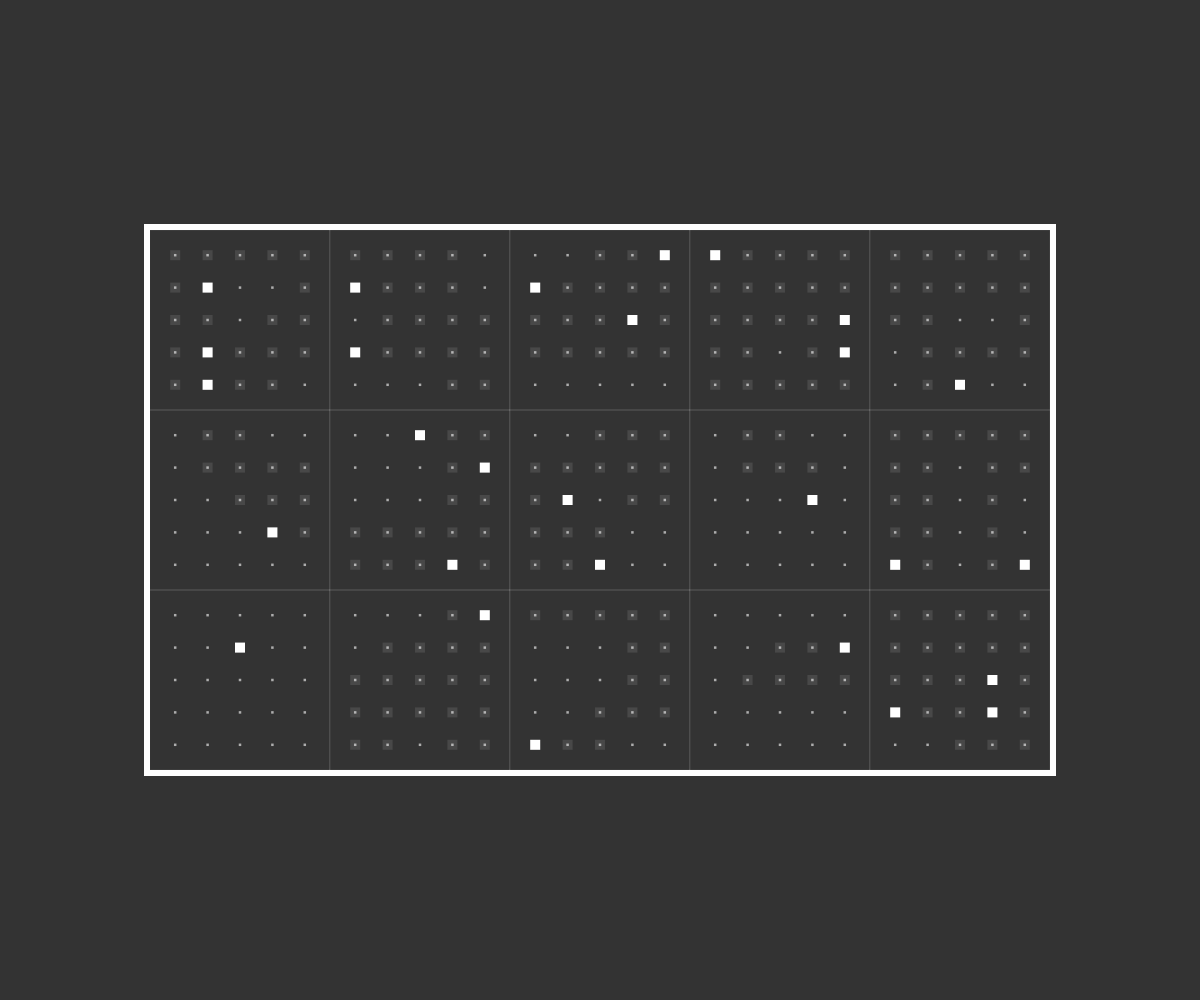
Frame 1 (no input)
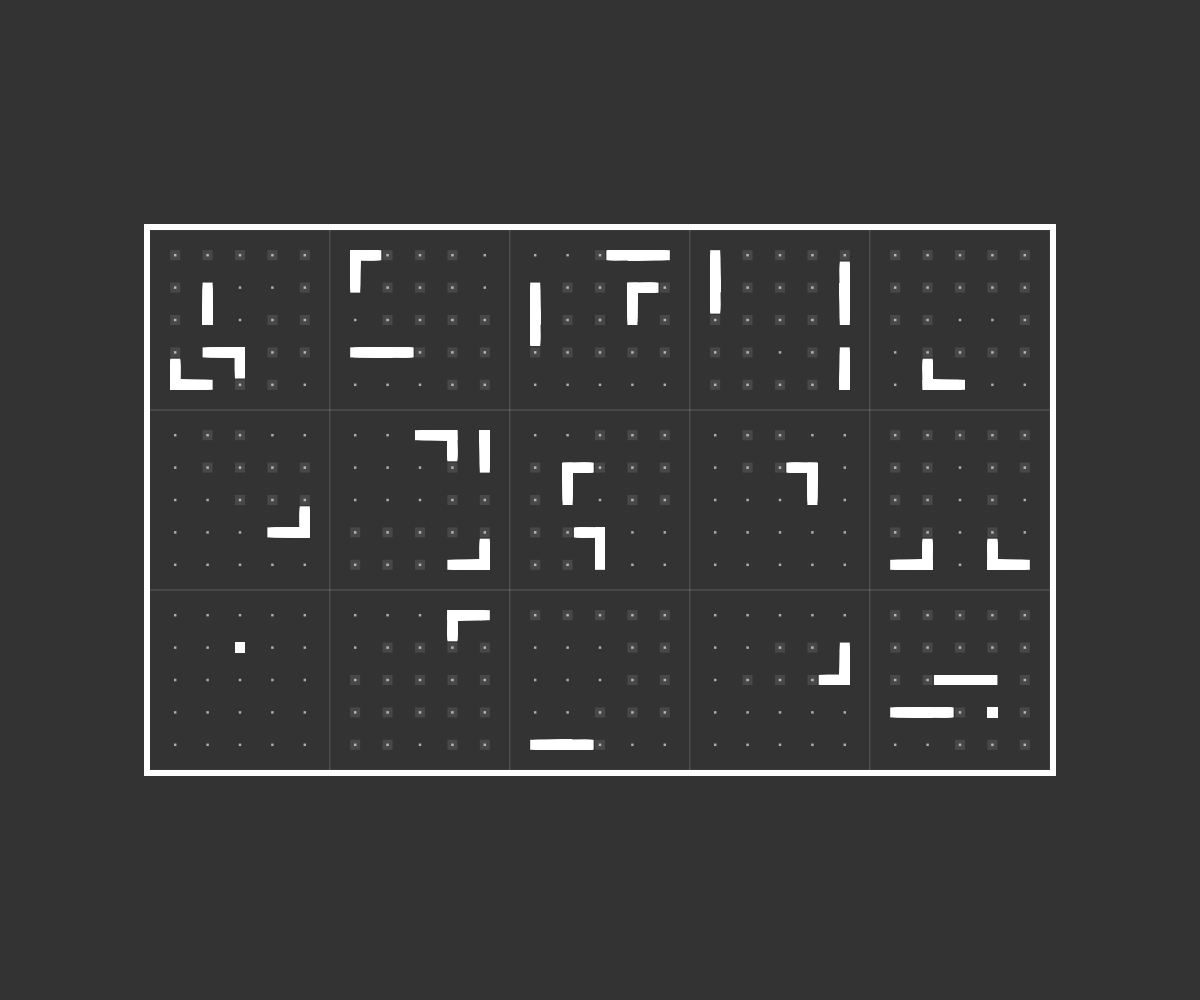
Frame 60 (no input)
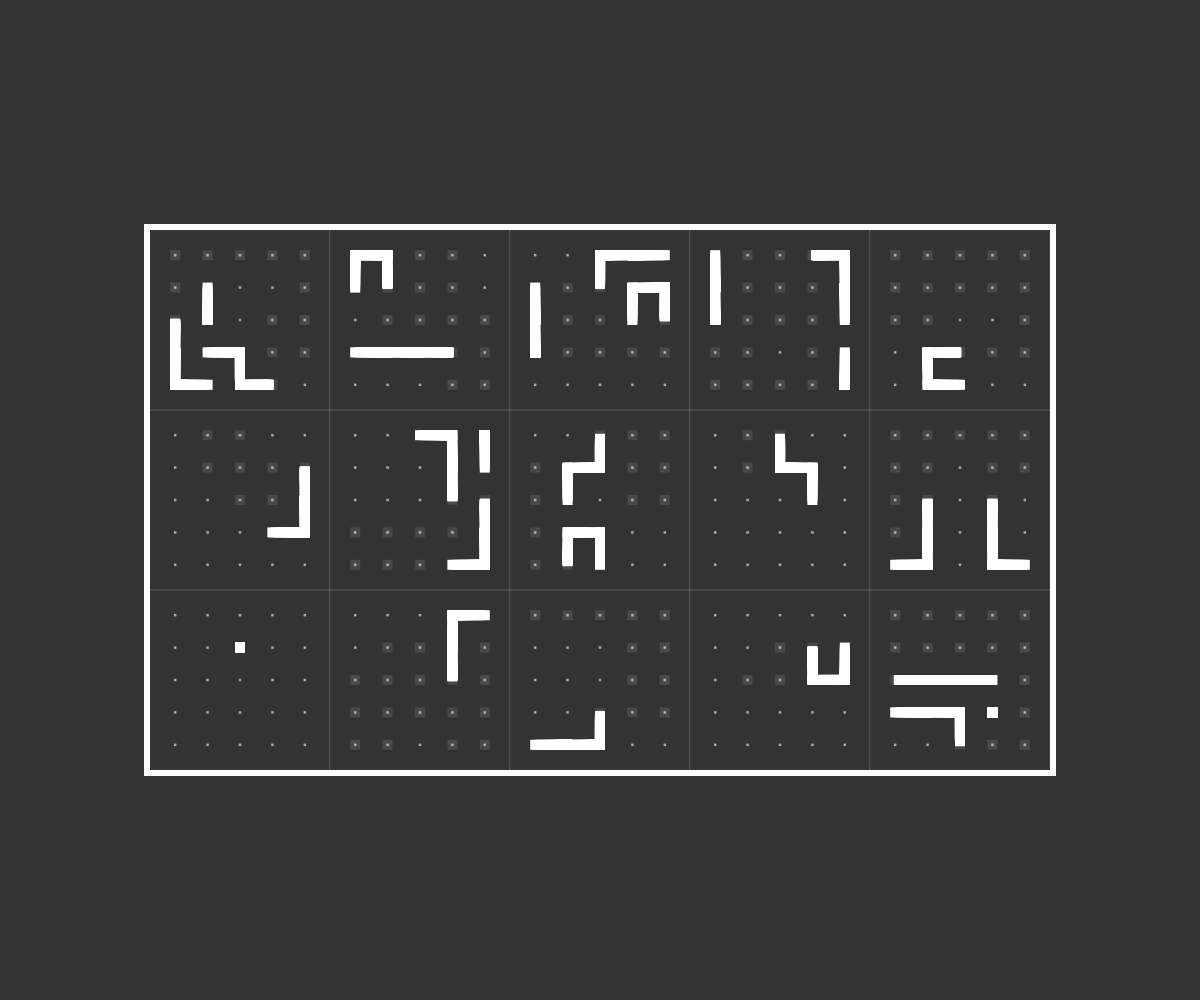
Frame 120 (the mouse pressed at the canvas centre since frame 60)

The p5.js sketch that drew these frames (run headless with seeded random() and noise() and a simulated clock; from frame 60 on, the mouse is pressed at the canvas centre):

// p5.js sketch
// ── sketch.js
// Globals
const frameWidth = 12;

const colorFrame = "#fff";
const colorBackground = "#333";
const colorDot = "rgba(255,255,255,.6)";
const colorGridLine = "rgba(255,255,255,.1)";
const colorOccupiedSpot = "rgba(255,255,255,.1)";
const colorBrush = "#fff";

const horizontalCellCount = 5;
const stageWidthPercent = 75;
const dotSize = 2.5;
const brushSize = dotSize * 4;
const horizontalCellDotCount = 5;
const dotGridWidthPercent = 90;
const maxPossibleSegmentsPerCharacter = 3;
const changeDirectionProbability = 0.1;
const maxPossibleInkUnitsPerSegment = (horizontalCellDotCount * horizontalCellDotCount) * 2;

let cellSize, verticalCellCount, stageHorizontalMargin, globalPaddingY, dotGridSize, dotGridMargin, charactersSegments;

// tracks the dots positions after creating the dot grid
// so we can use it to create the characters
let dotGridPositions = [];

// Keeps track of the drawing animated brushes positions
const defaultSegmentBrush = {
  pixelCoordinateX: 0,
  pixelCoordinateY: 0,
  color: colorBrush,
  segmentIndex: 0,
  segmentLength: 0,
  vertexIndex: 0,
};
let segmentBrushes = [];

function setup() {
  createCanvas(windowWidth, windowHeight);
  angleMode(DEGREES);
  background(colorBackground);

  // Get starting dynamic values
  cellSize = Math.floor((windowWidth * (stageWidthPercent / 100)) / horizontalCellCount);

  verticalCellCount = Math.floor(windowHeight / cellSize) - 2;
  stageHorizontalMargin = (windowWidth - (cellSize * horizontalCellCount)) / 2;
  stageVerticalMargin = (windowHeight - (cellSize * verticalCellCount)) / 2;

  dotGridSize = (cellSize * (dotGridWidthPercent / 100));
  dotGridSeparation = dotGridSize / (horizontalCellDotCount);
  dotGridMargin = (((cellSize - dotGridSize) / 2) + dotGridSeparation) - dotSize / 2;

  // prefill charactersSegments spaces
  charactersSegments = Array.from(Array(horizontalCellCount), _ => Array(verticalCellCount).fill([]));
  segmentBrushes = Array.from(Array(horizontalCellCount), _ => Array(verticalCellCount).fill([]));

  // Prep stage
  // Main centering translate
  translate(stageHorizontalMargin, stageVerticalMargin);
  // Outside thick frame
  drawOutsideFrame();
  // Draw "dotted" background
  iterateOverMainGrid(drawBackgroundCell);

  // Create the characters
  iterateOverMainGrid(createCharacter);

  // Draw the characters
  iterateOverMainGrid(drawOccupiedCharacterSpots);


}

// Draw thick frame outside of grid
function drawOutsideFrame() {
  push();
  noStroke();
  fill(colorFrame);
  rect(0 - frameWidth / 2, 0 - frameWidth / 2, cellSize * horizontalCellCount + frameWidth, cellSize * verticalCellCount + frameWidth);
  fill(colorBackground);
  rect(0, 0, cellSize * horizontalCellCount, cellSize * verticalCellCount);
  pop();
}

// Generic function to draw a grid of cells w/ a custom drawing fn
function iterateOverMainGrid(cellMethod) {
  for (let i = 0; i < horizontalCellCount; i++) {
    for (let j = 0; j < verticalCellCount; j++) {
      push();
      translate(i * cellSize, j * cellSize);
      cellMethod(i, j);
      pop();
    }
  }
}

// Background "dot-grid" cell
function drawBackgroundCell() {
  // sqaure dot grid
  push();
  noStroke();
  fill(colorDot);
  translate(dotGridMargin, dotGridMargin);
  for (let i = 0; i < horizontalCellDotCount; i++) {
    dotGridPositions[i] = [];
    for (let j = 0; j < horizontalCellDotCount; j++) {
      const x = (i * dotGridSeparation) - dotGridSeparation / 2;
      const y = (j * dotGridSeparation) - dotGridSeparation / 2;
      square(
        x,
        y,
        dotSize
      );
      dotGridPositions[i][j] = { x, y };
    }
  }
  pop();

  // line perimeter per cell
  push();
  noFill();
  strokeWeight(1);
  stroke(colorGridLine);
  square(0, 0, cellSize);
  pop();
}

// Creates the random character segments
function createCharacter(characterX, characterY) {
  const randomSegmentsCount = random(maxPossibleSegmentsPerCharacter);
  const currentCharacterOccupiedSpots = Array.from(Array(horizontalCellDotCount), _ => Array(horizontalCellDotCount).fill(false));

  // Get random starting points for the segments, (`while`) makes sure we get ALL the starting points
  const randomSegmentsStartingPoints = [];
  while (randomSegmentsStartingPoints.length < randomSegmentsCount) {
    const position = {
      x: Math.floor(random(horizontalCellDotCount)),
      y: Math.floor(random(horizontalCellDotCount))
    };
    if (!randomSegmentsStartingPoints.some(p => p.x === position.x && p.y === position.y)) {
      randomSegmentsStartingPoints.push(position);
      currentCharacterOccupiedSpots[position.x][position.y] = true; // occupy startig point
    }
  }

  let currentCharacterSegments = [];
  let currentCharacterBrushes = [];
  for (let startingPoint of randomSegmentsStartingPoints) {
    // start segment
    let currentSegment = [startingPoint];
    // Get random direction [up,right,down,left]
    let randomDirection = Math.floor(random(4));
    // Get random line length
    let remainingInkUnits = Math.floor(random((maxPossibleInkUnitsPerSegment)));
    let lastBrushPosition = { ...startingPoint };

    // Draw the line segments until we run out of ink
    while (remainingInkUnits) {
      // Cointoss to change direction
      if (Math.random() > changeDirectionProbability) {
        randomDirection = Math.floor(random(4));
      }

      // Get candidate brush position based on direction and wrap around
      let candidateBrushPosition = { ...lastBrushPosition };
      // up
      if (randomDirection === 0) {
        candidateBrushPosition.y--;
        if (candidateBrushPosition.y < 0) {
          candidateBrushPosition.y = horizontalCellDotCount - 1;
          continue;
        }
      }

      // right
      if (randomDirection === 1) {
        candidateBrushPosition.x++;
        if (candidateBrushPosition.x >= horizontalCellDotCount) {
          candidateBrushPosition.x = 0;
          continue;
        }
      }

      // down
      if (randomDirection === 2) {
        candidateBrushPosition.y++;
        if (candidateBrushPosition.y >= horizontalCellDotCount) {
          candidateBrushPosition.y = 0;
          continue;
        }
      }

      // left
      if (randomDirection === 3) {
        candidateBrushPosition.x--;
        if (candidateBrushPosition.x < 0) {
          candidateBrushPosition.x = horizontalCellDotCount - 1;
          continue;
        }
      }

      // spot taken try again
      if (currentCharacterOccupiedSpots[candidateBrushPosition.x][candidateBrushPosition.y]) {

        // only if is the last ink unit, connect it to the blocking path
        if (remainingInkUnits === 1 && candidateBrushPosition.x === startingPoint.x && candidateBrushPosition.y === startingPoint.y) {
          currentSegment.push(candidateBrushPosition);
        }

        // reduce ink units so we don't get stuck in an infinite loop when trapped by other segments 🌀
        remainingInkUnits--;
        continue;
      }

      // spot free, draw
      currentSegment.push(candidateBrushPosition);
      currentCharacterOccupiedSpots[candidateBrushPosition.x][candidateBrushPosition.y] = true;
      lastBrushPosition = { ...candidateBrushPosition };
      remainingInkUnits--;
    }
    currentCharacterSegments.push(currentSegment);
    currentCharacterBrushes.push({
      ...defaultSegmentBrush,
      segmentIndex: currentCharacterSegments.length - 1,
      segmentLength: currentSegment.length,
      vertexIndex: 0,
      pixelCoordinateX: dotGridPositions[startingPoint.x][startingPoint.y].x,
      pixelCoordinateY: dotGridPositions[startingPoint.x][startingPoint.y].y,
    });
  }

  // save character segments to global grid
  charactersSegments[characterX][characterY] = [...currentCharacterSegments];
  segmentBrushes[characterX][characterY] = [...currentCharacterBrushes];
}

// Draw the occupied spots of a character as faint squares
function drawOccupiedCharacterSpots(x, y) {
  push();
  noStroke();
  fill(colorOccupiedSpot);
  const characterSegments = charactersSegments[x][y];
  const padding = dotGridMargin - (brushSize / 2) + (dotSize / 2);

  translate(padding, padding);
  for (let segment of characterSegments) {
    for (let position of segment) {
      const x = (position.x * dotGridSeparation) - dotGridSeparation / 2;
      const y = (position.y * dotGridSeparation) - dotGridSeparation / 2;
      square(
        x,
        y,
        brushSize
      );
    }
  }
  pop();
}

function draw() {
  // Main centering translate
  translate(stageHorizontalMargin, stageVerticalMargin);
  iterateOverMainGrid(drawAnimatedBrushes);

}

const drawAnimatedBrushes = (x, y) => {
  const characterSegments = charactersSegments[x][y];
  const characterBrushes = segmentBrushes[x][y];
  const padding = dotGridMargin - (brushSize / 2) + (dotSize / 2);

  push();
  noStroke();
  fill(colorBrush);
  translate(padding, padding);

  for (let brush of characterBrushes) {
    const targetVertexPosition = characterSegments[brush.segmentIndex][brush.vertexIndex];
    const targetPosition = dotGridPositions[targetVertexPosition.x][targetVertexPosition.y];
    const targetX = targetPosition.x;
    const targetY = targetPosition.y;

    brush.pixelCoordinateX = lerp(brush.pixelCoordinateX, targetX, 0.1);
    brush.pixelCoordinateY = lerp(brush.pixelCoordinateY, targetY, 0.1);

    // draw brush
    square(
      brush.pixelCoordinateX,
      brush.pixelCoordinateY,
      brushSize
    );

    // move to next vertex
    if (Math.abs(targetX - brush.pixelCoordinateX) < 0.2 &&
      Math.abs(targetY - brush.pixelCoordinateY) < 0.2) {
      brush.vertexIndex++;
      if (brush.vertexIndex === brush.segmentLength) {
        brush.vertexIndex = brush.segmentLength - 1;
      }
    }
  }
  pop();
}

// External code
function hslToHexString(h, s, l) {
  l /= 100;
  const a = s * Math.min(l, 1 - l) / 100;
  const f = n => {
    const k = (n + h / 30) % 12;
    const color = l - a * Math.max(Math.min(k - 3, 9 - k, 1), -1);
    return Math.round(255 * color).toString(16).padStart(2, '0');
  };
  return `#${f(0)}${f(8)}${f(4)}`;
}
